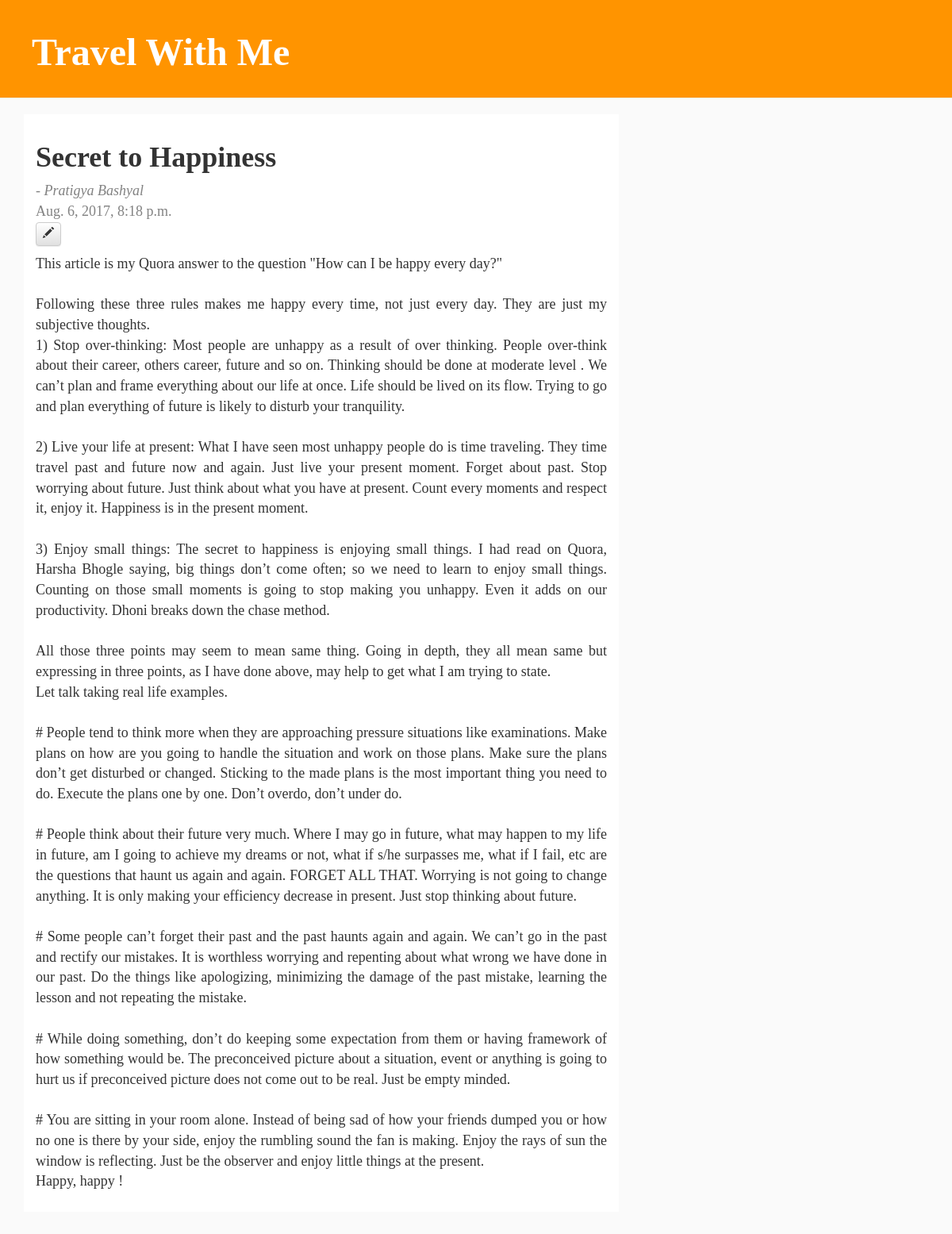
The app's page /post/2/ with its own data.
### blog_app/models.py (models this page shows, shortened)
class Post(models.Model):
	author = models.ForeignKey('auth.User')
	title = models.CharField(max_length=200)
	text = models.TextField()
	created_date = models.DateTimeField(
		default = timezone.now)
	published_date = models.DateTimeField(
		blank = True, null = True)

### blog_app/views.py (the view)
# urls.py: url(r'^post/(?P<pk>\d+)/$', views.post_detail, name = 'post_detail'),
def post_detail(request, pk):
	post = get_object_or_404(Post, pk=pk)
	return render(request, 'blog_app/post_detail.html', {'post': post})

### blog_app/templates/blog_app/post_detail.html (shortened to what this page needs)
{% load staticfiles %}
<!DOCTYPE html>
<html>
    <head>
        <link rel="stylesheet" href="//maxcdn.bootstrapcdn.com/bootstrap/3.2.0/css/bootstrap.min.css">
        <link rel="stylesheet" href="//maxcdn.bootstrapcdn.com/bootstrap/3.2.0/css/bootstrap-theme.min.css">
        <link rel = 'stylesheet' href = '{% static 'css/blog.css' %}'>
    </head>
    <body>
        <div class = 'page-header'>
            <h1><a style = "font-family: 'georgia'; font-weight: bold;" href="{% url 'post_list' %}">Travel With Me</a></h1>
        </div>
        <div class="content container">
            <div class="row">
                <div class="col-md-8 col-content">
                    <div class = 'post'>
                        <h1>{{ post.title }}</h1>
                        {% if post.published_date %}
                            <div class = 'date'>
                                <span style = 'font-style: italic;'>- Pratigya Bashyal</span><br>
                                {{ post.published_date }}
                            </div>
                        {% endif %}
                        <a style = "margin-bottom: 10px; padding: 4px 8px;" class="btn btn-default" href="{% url 'post_edit' pk=post.pk %}"><span class="glyphicon glyphicon-pencil"></span></a><br>
                        <p>{{ post.text|linebreaksbr }}</p>
                    </div>
                </div>
            </div>
        </div>
    </body>
</html>

### blog_app/static/css/blog.css (style rules this page uses)
.page-header { background-color: #FF9400; margin-top: 0; padding: 20px 20px 20px 40px; }
.page-header h1, .page-header h1 a, .page-header h1 a:visited, .page-header h1 a:active { color: #FFFFFF; font-size: 36pt; text-decoration: none; }
.post { background-color: #FFFFFF; padding: 15px; }
body { background-color: #FAFAFA; }
h1, h2, h3, h4 { font-family: 'georgia'; font-weight: bold; }
.date { color: #828282; }
.post { margin-bottom: 70px; font-family: 'georgia'; font-size: 18px; text-align: justify; }

### records on screen
Post: title "Secret to Happiness", published_date "Aug. 6, 2017, 8:18 p.m.", text "This article is my Quora answer to the question \"How can I be happy every day?\" Following these three rules makes me happy every time, not just every day. They are just my subjective thoughts. 1) Stop over-thinking: Most people are unhappy as a result of over thinking. People over-think about their career, others career, future and so on. Thinking should be done at moderate level . We can’t plan and frame everything about our life at once. Life should be lived on its flow. Trying to go and plan everything of future is likely to disturb your tranquility. 2) Live your life at present: What I have seen most unhappy people do is time traveling. They time travel past and future now and again.…"
